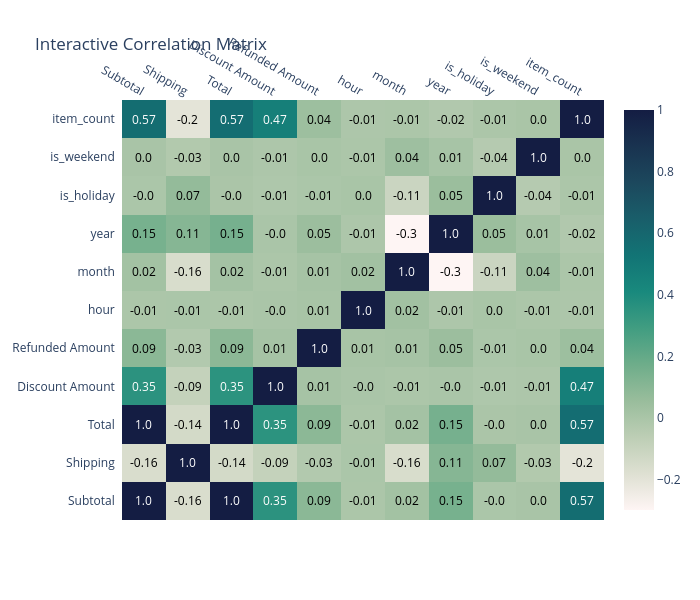

The cell this chart's notebook holds for it:
### Code cell
fig = ff.create_annotated_heatmap(
    z=corr.values, 
    x=list(corr.columns), 
    y=list(corr.index), 
    annotation_text=corr.round(2).values, 
    colorscale="tempo",
    showscale=True
)

fig.update_layout(title="Interactive Correlation Matrix", height=600, width=700)

fig.show()

### Figure 1 — Plotly figure (JSON) as saved in the notebook; plotly's stock layout.template omitted (floating-point values rounded to 4 significant figures)
{"data": [{"colorscale": [[0, "rgb(254, 245, 244)"], [0.09091, "rgb(222, 224, 210)"], [0.1818, "rgb(189, 206, 181)"], [0.2727, "rgb(153, 189, 156)"], [0.3636, "rgb(110, 173, 138)"], [0.4545, "rgb(65, 157, 129)"], [0.5455, "rgb(25, 137, 125)"], [0.6364, "rgb(18, 116, 117)"], [0.7273, "rgb(25, 94, 106)"], [0.8182, "rgb(28, 72, 93)"], [0.9091, "rgb(25, 51, 80)"], [1, "rgb(20, 29, 67)"]], "reversescale": false, "showscale": true, "type": "heatmap", "x": ["Subtotal", "Shipping", "Total", "Discount Amount", "Refunded Amount", "hour", "month", "year", "is_holiday", "is_weekend", "item_count"], "y": ["Subtotal", "Shipping", "Total", "Discount Amount", "Refunded Amount", "hour", "month", "year", "is_holiday", "is_weekend", "item_count"], "z": [[1, -0.1615, 0.9998, 0.3534, 0.09232, -0.007578, 0.02261, 0.1472, -0.004922, 0.004195, 0.5675], [-0.1615, 1, -0.1407, -0.08856, -0.02818, -0.00514, -0.1584, 0.108, 0.06756, -0.02548, -0.2032], [0.9998, -0.1407, 1, 0.3526, 0.09201, -0.007727, 0.01913, 0.1501, -0.003448, 0.003489, 0.565], [0.3534, -0.08856, 0.3526, 1, 0.0122, -0.001019, -0.007359, -0.0006219, -0.014, -0.01021, 0.4668], [0.09232, -0.02818, 0.09201, 0.0122, 1, 0.005699, 0.01402, 0.04602, -0.005191, 0.002143, 0.04209], [-0.007578, -0.00514, -0.007727, -0.001019, 0.005699, 1, 0.02459, -0.009068, 0.002387, -0.005832, -0.0103], [0.02261, -0.1584, 0.01913, -0.007359, 0.01402, 0.02459, 1, -0.2992, -0.1112, 0.03843, -0.00664], [0.1472, 0.108, 0.1501, -0.0006219, 0.04602, -0.009068, -0.2992, 1, 0.05009, 0.0096, -0.02437], [-0.004922, 0.06756, -0.003448, -0.014, -0.005191, 0.002387, -0.1112, 0.05009, 1, -0.03812, -0.006301], [0.004195, -0.02548, 0.003489, -0.01021, 0.002143, -0.005832, 0.03843, 0.0096, -0.03812, 1, 0.0009302], [0.5675, -0.2032, 0.565, 0.4668, 0.04209, -0.0103, -0.00664, -0.02437, -0.006301, 0.0009302, 1]]}], "layout": {"annotations": [{"font": {"color": "#FFFFFF"}, "showarrow": false, "text": "1.0", "x": "Subtotal", "xref": "x", "y": "Subtotal", "yref": "y"}, {"font": {"color": "#000000"}, "showarrow": false, "text": "-0.16", "x": "Shipping", "xref": "x", "y": "Subtotal", "yref": "y"}, {"font": {"color": "#FFFFFF"}, "showarrow": false, "text": "1.0", "x": "Total", "xref": "x", "y": "Subtotal", "yref": "y"}, {"font": {"color": "#FFFFFF"}, "showarrow": false, "text": "0.35", "x": "Discount Amount", "xref": "x", "y": "Subtotal", "yref": "y"}, {"font": {"color": "#000000"}, "showarrow": false, "text": "0.09", "x": "Refunded Amount", "xref": "x", "y": "Subtotal", "yref": "y"}, {"font": {"color": "#000000"}, "showarrow": false, "text": "-0.01", "x": "hour", "xref": "x", "y": "Subtotal", "yref": "y"}, {"font": {"color": "#000000"}, "showarrow": false, "text": "0.02", "x": "month", "xref": "x", "y": "Subtotal", "yref": "y"}, {"font": {"color": "#000000"}, "showarrow": false, "text": "0.15", "x": "year", "xref": "x", "y": "Subtotal", "yref": "y"}, {"font": {"color": "#000000"}, "showarrow": false, "text": "-0.0", "x": "is_holiday", "xref": "x", "y": "Subtotal", "yref": "y"}, {"font": {"color": "#000000"}, "showarrow": false, "text": "0.0", "x": "is_weekend", "xref": "x", "y": "Subtotal", "yref": "y"}, {"font": {"color": "#FFFFFF"}, "showarrow": false, "text": "0.57", "x": "item_count", "xref": "x", "y": "Subtotal", "yref": "y"}, {"font": {"color": "#000000"}, "showarrow": false, "text": "-0.16", "x": "Subtotal", "xref": "x", "y": "Shipping", "yref": "y"}, {"font": {"color": "#FFFFFF"}, "showarrow": false, "text": "1.0", "x": "Shipping", "xref": "x", "y": "Shipping", "yref": "y"}, {"font": {"color": "#000000"}, "showarrow": false, "text": "-0.14", "x": "Total", "xref": "x", "y": "Shipping", "yref": "y"}, {"font": {"color": "#000000"}, "showarrow": false, "text": "-0.09", "x": "Discount Amount", "xref": "x", "y": "Shipping", "yref": "y"}, {"font": {"color": "#000000"}, "showarrow": false, "text": "-0.03", "x": "Refunded Amount", "xref": "x", "y": "Shipping", "yref": "y"}, {"font": {"color": "#000000"}, "showarrow": false, "text": "-0.01", "x": "hour", "xref": "x", "y": "Shipping", "yref": "y"}, {"font": {"color": "#000000"}, "showarrow": false, "text": "-0.16", "x": "month", "xref": "x", "y": "Shipping", "yref": "y"}, {"font": {"color": "#000000"}, "showarrow": false, "text": "0.11", "x": "year", "xref": "x", "y": "Shipping", "yref": "y"}, {"font": {"color": "#000000"}, "showarrow": false, "text": "0.07", "x": "is_holiday", "xref": "x", "y": "Shipping", "yref": "y"}, {"font": {"color": "#000000"}, "showarrow": false, "text": "-0.03", "x": "is_weekend", "xref": "x", "y": "Shipping", "yref": "y"}, {"font": {"color": "#000000"}, "showarrow": false, "text": "-0.2", "x": "item_count", "xref": "x", "y": "Shipping", "yref": "y"}, {"font": {"color": "#FFFFFF"}, "showarrow": false, "text": "1.0", "x": "Subtotal", "xref": "x", "y": "Total", "yref": "y"}, {"font": {"color": "#000000"}, "showarrow": false, "text": "-0.14", "x": "Shipping", "xref": "x", "y": "Total", "yref": "y"}, {"font": {"color": "#FFFFFF"}, "showarrow": false, "text": "1.0", "x": "Total", "xref": "x", "y": "Total", "yref": "y"}, {"font": {"color": "#FFFFFF"}, "showarrow": false, "text": "0.35", "x": "Discount Amount", "xref": "x", "y": "Total", "yref": "y"}, {"font": {"color": "#000000"}, "showarrow": false, "text": "0.09", "x": "Refunded Amount", "xref": "x", "y": "Total", "yref": "y"}, {"font": {"color": "#000000"}, "showarrow": false, "text": "-0.01", "x": "hour", "xref": "x", "y": "Total", "yref": "y"}, {"font": {"color": "#000000"}, "showarrow": false, "text": "0.02", "x": "month", "xref": "x", "y": "Total", "yref": "y"}, {"font": {"color": "#000000"}, "showarrow": false, "text": "0.15", "x": "year", "xref": "x", "y": "Total", "yref": "y"}, {"font": {"color": "#000000"}, "showarrow": false, "text": "-0.0", "x": "is_holiday", "xref": "x", "y": "Total", "yref": "y"}, {"font": {"color": "#000000"}, "showarrow": false, "text": "0.0", "x": "is_weekend", "xref": "x", "y": "Total", "yref": "y"}, {"font": {"color": "#FFFFFF"}, "showarrow": false, "text": "0.57", "x": "item_count", "xref": "x", "y": "Total", "yref": "y"}, {"font": {"color": "#FFFFFF"}, "showarrow": false, "text": "0.35", "x": "Subtotal", "xref": "x", "y": "Discount Amount", "yref": "y"}, {"font": {"color": "#000000"}, "showarrow": false, "text": "-0.09", "x": "Shipping", "xref": "x", "y": "Discount Amount", "yref": "y"}, {"font": {"color": "#FFFFFF"}, "showarrow": false, "text": "0.35", "x": "Total", "xref": "x", "y": "Discount Amount", "yref": "y"}, {"font": {"color": "#FFFFFF"}, "showarrow": false, "text": "1.0", "x": "Discount Amount", "xref": "x", "y": "Discount Amount", "yref": "y"}, {"font": {"color": "#000000"}, "showarrow": false, "text": "0.01", "x": "Refunded Amount", "xref": "x", "y": "Discount Amount", "yref": "y"}, {"font": {"color": "#000000"}, "showarrow": false, "text": "-0.0", "x": "hour", "xref": "x", "y": "Discount Amount", "yref": "y"}, {"font": {"color": "#000000"}, "showarrow": false, "text": "-0.01", "x": "month", "xref": "x", "y": "Discount Amount", "yref": "y"}, {"font": {"color": "#000000"}, "showarrow": false, "text": "-0.0", "x": "year", "xref": "x", "y": "Discount Amount", "yref": "y"}, {"font": {"color": "#000000"}, "showarrow": false, "text": "-0.01", "x": "is_holiday", "xref": "x", "y": "Discount Amount", "yref": "y"}, {"font": {"color": "#000000"}, "showarrow": false, "text": "-0.01", "x": "is_weekend", "xref": "x", "y": "Discount Amount", "yref": "y"}, {"font": {"color": "#FFFFFF"}, "showarrow": false, "text": "0.47", "x": "item_count", "xref": "x", "y": "Discount Amount", "yref": "y"}, {"font": {"color": "#000000"}, "showarrow": false, "text": "0.09", "x": "Subtotal", "xref": "x", "y": "Refunded Amount", "yref": "y"}, {"font": {"color": "#000000"}, "showarrow": false, "text": "-0.03", "x": "Shipping", "xref": "x", "y": "Refunded Amount", "yref": "y"}, {"font": {"color": "#000000"}, "showarrow": false, "text": "0.09", "x": "Total", "xref": "x", "y": "Refunded Amount", "yref": "y"}, {"font": {"color": "#000000"}, "showarrow": false, "text": "0.01", "x": "Discount Amount", "xref": "x", "y": "Refunded Amount", "yref": "y"}, {"font": {"color": "#FFFFFF"}, "showarrow": false, "text": "1.0", "x": "Refunded Amount", "xref": "x", "y": "Refunded Amount", "yref": "y"}, {"font": {"color": "#000000"}, "showarrow": false, "text": "0.01", "x": "hour", "xref": "x", "y": "Refunded Amount", "yref": "y"}, {"font": {"color": "#000000"}, "showarrow": false, "text": "0.01", "x": "month", "xref": "x", "y": "Refunded Amount", "yref": "y"}, {"font": {"color": "#000000"}, "showarrow": false, "text": "0.05", "x": "year", "xref": "x", "y": "Refunded Amount", "yref": "y"}, {"font": {"color": "#000000"}, "showarrow": false, "text": "-0.01", "x": "is_holiday", "xref": "x", "y": "Refunded Amount", "yref": "y"}, {"font": {"color": "#000000"}, "showarrow": false, "text": "0.0", "x": "is_weekend", "xref": "x", "y": "Refunded Amount", "yref": "y"}, {"font": {"color": "#000000"}, "showarrow": false, "text": "0.04", "x": "item_count", "xref": "x", "y": "Refunded Amount", "yref": "y"}, {"font": {"color": "#000000"}, "showarrow": false, "text": "-0.01", "x": "Subtotal", "xref": "x", "y": "hour", "yref": "y"}, {"font": {"color": "#000000"}, "showarrow": false, "text": "-0.01", "x": "Shipping", "xref": "x", "y": "hour", "yref": "y"}, {"font": {"color": "#000000"}, "showarrow": false, "text": "-0.01", "x": "Total", "xref": "x", "y": "hour", "yref": "y"}, {"font": {"color": "#000000"}, "showarrow": false, "text": "-0.0", "x": "Discount Amount", "xref": "x", "y": "hour", "yref": "y"}, {"font": {"color": "#000000"}, "showarrow": false, "text": "0.01", "x": "Refunded Amount", "xref": "x", "y": "hour", "yref": "y"}, {"font": {"color": "#FFFFFF"}, "showarrow": false, "text": "1.0", "x": "hour", "xref": "x", "y": "hour", "yref": "y"}, {"font": {"color": "#000000"}, "showarrow": false, "text": "0.02", "x": "month", "xref": "x", "y": "hour", "yref": "y"}, {"font": {"color": "#000000"}, "showarrow": false, "text": "-0.01", "x": "year", "xref": "x", "y": "hour", "yref": "y"}, {"font": {"color": "#000000"}, "showarrow": false, "text": "0.0", "x": "is_holiday", "xref": "x", "y": "hour", "yref": "y"}, {"font": {"color": "#000000"}, "showarrow": false, "text": "-0.01", "x": "is_weekend", "xref": "x", "y": "hour", "yref": "y"}, {"font": {"color": "#000000"}, "showarrow": false, "text": "-0.01", "x": "item_count", "xref": "x", "y": "hour", "yref": "y"}, {"font": {"color": "#000000"}, "showarrow": false, "text": "0.02", "x": "Subtotal", "xref": "x", "y": "month", "yref": "y"}, {"font": {"color": "#000000"}, "showarrow": false, "text": "-0.16", "x": "Shipping", "xref": "x", "y": "month", "yref": "y"}, {"font": {"color": "#000000"}, "showarrow": false, "text": "0.02", "x": "Total", "xref": "x", "y": "month", "yref": "y"}, {"font": {"color": "#000000"}, "showarrow": false, "text": "-0.01", "x": "Discount Amount", "xref": "x", "y": "month", "yref": "y"}, {"font": {"color": "#000000"}, "showarrow": false, "text": "0.01", "x": "Refunded Amount", "xref": "x", "y": "month", "yref": "y"}, {"font": {"color": "#000000"}, "showarrow": false, "text": "0.02", "x": "hour", "xref": "x", "y": "month", "yref": "y"}, {"font": {"color": "#FFFFFF"}, "showarrow": false, "text": "1.0", "x": "month", "xref": "x", "y": "month", "yref": "y"}, {"font": {"color": "#000000"}, "showarrow": false, "text": "-0.3", "x": "year", "xref": "x", "y": "month", "yref": "y"}, {"font": {"color": "#000000"}, "showarrow": false, "text": "-0.11", "x": "is_holiday", "xref": "x", "y": "month", "yref": "y"}, {"font": {"color": "#000000"}, "showarrow": false, "text": "0.04", "x": "is_weekend", "xref": "x", "y": "month", "yref": "y"}, {"font": {"color": "#000000"}, "showarrow": false, "text": "-0.01", "x": "item_count", "xref": "x", "y": "month", "yref": "y"}, {"font": {"color": "#000000"}, "showarrow": false, "text": "0.15", "x": "Subtotal", "xref": "x", "y": "year", "yref": "y"}, {"font": {"color": "#000000"}, "showarrow": false, "text": "0.11", "x": "Shipping", "xref": "x", "y": "year", "yref": "y"}, {"font": {"color": "#000000"}, "showarrow": false, "text": "0.15", "x": "Total", "xref": "x", "y": "year", "yref": "y"}, {"font": {"color": "#000000"}, "showarrow": false, "text": "-0.0", "x": "Discount Amount", "xref": "x", "y": "year", "yref": "y"}, {"font": {"color": "#000000"}, "showarrow": false, "text": "0.05", "x": "Refunded Amount", "xref": "x", "y": "year", "yref": "y"}, {"font": {"color": "#000000"}, "showarrow": false, "text": "-0.01", "x": "hour", "xref": "x", "y": "year", "yref": "y"}, {"font": {"color": "#000000"}, "showarrow": false, "text": "-0.3", "x": "month", "xref": "x", "y": "year", "yref": "y"}, {"font": {"color": "#FFFFFF"}, "showarrow": false, "text": "1.0", "x": "year", "xref": "x", "y": "year", "yref": "y"}, {"font": {"color": "#000000"}, "showarrow": false, "text": "0.05", "x": "is_holiday", "xref": "x", "y": "year", "yref": "y"}, {"font": {"color": "#000000"}, "showarrow": false, "text": "0.01", "x": "is_weekend", "xref": "x", "y": "year", "yref": "y"}, {"font": {"color": "#000000"}, "showarrow": false, "text": "-0.02", "x": "item_count", "xref": "x", "y": "year", "yref": "y"}, {"font": {"color": "#000000"}, "showarrow": false, "text": "-0.0", "x": "Subtotal", "xref": "x", "y": "is_holiday", "yref": "y"}, {"font": {"color": "#000000"}, "showarrow": false, "text": "0.07", "x": "Shipping", "xref": "x", "y": "is_holiday", "yref": "y"}, {"font": {"color": "#000000"}, "showarrow": false, "text": "-0.0", "x": "Total", "xref": "x", "y": "is_holiday", "yref": "y"}, {"font": {"color": "#000000"}, "showarrow": false, "text": "-0.01", "x": "Discount Amount", "xref": "x", "y": "is_holiday", "yref": "y"}, {"font": {"color": "#000000"}, "showarrow": false, "text": "-0.01", "x": "Refunded Amount", "xref": "x", "y": "is_holiday", "yref": "y"}, {"font": {"color": "#000000"}, "showarrow": false, "text": "0.0", "x": "hour", "xref": "x", "y": "is_holiday", "yref": "y"}, {"font": {"color": "#000000"}, "showarrow": false, "text": "-0.11", "x": "month", "xref": "x", "y": "is_holiday", "yref": "y"}, {"font": {"color": "#000000"}, "showarrow": false, "text": "0.05", "x": "year", "xref": "x", "y": "is_holiday", "yref": "y"}, {"font": {"color": "#FFFFFF"}, "showarrow": false, "text": "1.0", "x": "is_holiday", "xref": "x", "y": "is_holiday", "yref": "y"}, {"font": {"color": "#000000"}, "showarrow": false, "text": "-0.04", "x": "is_weekend", "xref": "x", "y": "is_holiday", "yref": "y"}, {"font": {"color": "#000000"}, "showarrow": false, "text": "-0.01", "x": "item_count", "xref": "x", "y": "is_holiday", "yref": "y"}, {"font": {"color": "#000000"}, "showarrow": false, "text": "0.0", "x": "Subtotal", "xref": "x", "y": "is_weekend", "yref": "y"}, {"font": {"color": "#000000"}, "showarrow": false, "text": "-0.03", "x": "Shipping", "xref": "x", "y": "is_weekend", "yref": "y"}, {"font": {"color": "#000000"}, "showarrow": false, "text": "0.0", "x": "Total", "xref": "x", "y": "is_weekend", "yref": "y"}, {"font": {"color": "#000000"}, "showarrow": false, "text": "-0.01", "x": "Discount Amount", "xref": "x", "y": "is_weekend", "yref": "y"}, {"font": {"color": "#000000"}, "showarrow": false, "text": "0.0", "x": "Refunded Amount", "xref": "x", "y": "is_weekend", "yref": "y"}, {"font": {"color": "#000000"}, "showarrow": false, "text": "-0.01", "x": "hour", "xref": "x", "y": "is_weekend", "yref": "y"}, {"font": {"color": "#000000"}, "showarrow": false, "text": "0.04", "x": "month", "xref": "x", "y": "is_weekend", "yref": "y"}, {"font": {"color": "#000000"}, "showarrow": false, "text": "0.01", "x": "year", "xref": "x", "y": "is_weekend", "yref": "y"}, {"font": {"color": "#000000"}, "showarrow": false, "text": "-0.04", "x": "is_holiday", "xref": "x", "y": "is_weekend", "yref": "y"}, {"font": {"color": "#FFFFFF"}, "showarrow": false, "text": "1.0", "x": "is_weekend", "xref": "x", "y": "is_weekend", "yref": "y"}, {"font": {"color": "#000000"}, "showarrow": false, "text": "0.0", "x": "item_count", "xref": "x", "y": "is_weekend", "yref": "y"}, {"font": {"color": "#FFFFFF"}, "showarrow": false, "text": "0.57", "x": "Subtotal", "xref": "x", "y": "item_count", "yref": "y"}, {"font": {"color": "#000000"}, "showarrow": false, "text": "-0.2", "x": "Shipping", "xref": "x", "y": "item_count", "yref": "y"}, {"font": {"color": "#FFFFFF"}, "showarrow": false, "text": "0.57", "x": "Total", "xref": "x", "y": "item_count", "yref": "y"}, {"font": {"color": "#FFFFFF"}, "showarrow": false, "text": "0.47", "x": "Discount Amount", "xref": "x", "y": "item_count", "yref": "y"}, {"font": {"color": "#000000"}, "showarrow": false, "text": "0.04", "x": "Refunded Amount", "xref": "x", "y": "item_count", "yref": "y"}, {"font": {"color": "#000000"}, "showarrow": false, "text": "-0.01", "x": "hour", "xref": "x", "y": "item_count", "yref": "y"}, {"font": {"color": "#000000"}, "showarrow": false, "text": "-0.01", "x": "month", "xref": "x", "y": "item_count", "yref": "y"}, {"font": {"color": "#000000"}, "showarrow": false, "text": "-0.02", "x": "year", "xref": "x", "y": "item_count", "yref": "y"}, {"font": {"color": "#000000"}, "showarrow": false, "text": "-0.01", "x": "is_holiday", "xref": "x", "y": "item_count", "yref": "y"}, {"font": {"color": "#000000"}, "showarrow": false, "text": "0.0", "x": "is_weekend", "xref": "x", "y": "item_count", "yref": "y"}, {"font": {"color": "#FFFFFF"}, "showarrow": false, "text": "1.0", "x": "item_count", "xref": "x", "y": "item_count", "yref": "y"}], "height": 600, "title": {"text": "Interactive Correlation Matrix"}, "width": 700, "xaxis": {"dtick": 1, "gridcolor": "rgb(0, 0, 0)", "side": "top", "ticks": ""}, "yaxis": {"dtick": 1, "ticks": "", "ticksuffix": "  "}}}
